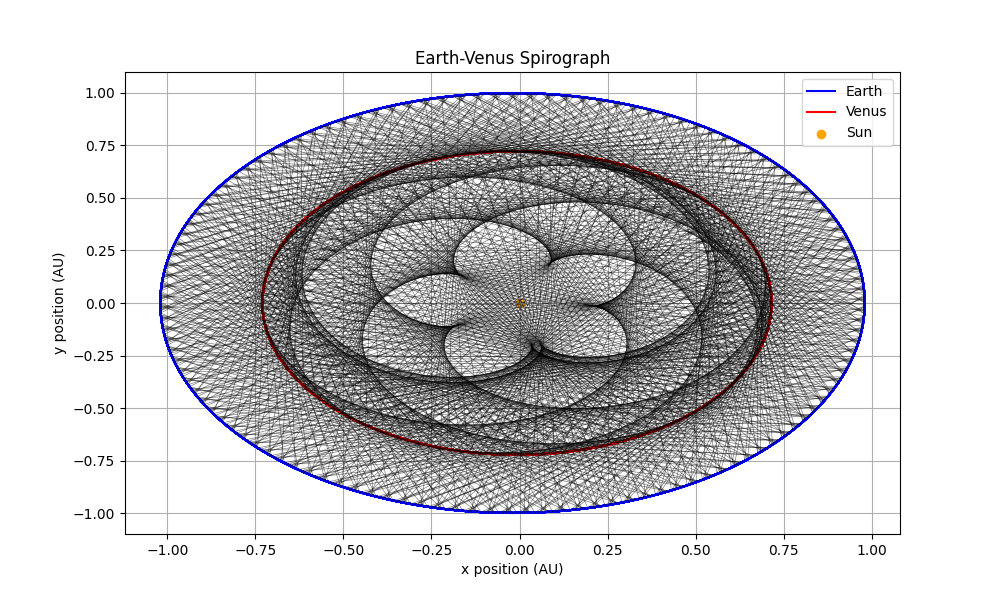

Write Python code to recreate this figure.
import numpy as np
import matplotlib.pyplot as plt

earth_a = 1
earth_e = 0.02
venus_a = 0.723
venus_e = 0.01

earth_P = (earth_a ** 3) ** 0.5
venus_P = (venus_a ** 3) ** 0.5

years = 10*earth_P
days_per_year = 365
time_step = years*365/1234
total_steps = int(years * days_per_year / time_step)

earth_x_positions = np.zeros(total_steps)
earth_y_positions = np.zeros(total_steps)
venus_x_positions = np.zeros(total_steps)
venus_y_positions = np.zeros(total_steps)

earth_theta = 0
venus_theta = 0

lines_x = []
lines_y = []

for i in range(total_steps):
    earth_theta_rad = np.deg2rad(earth_theta)
    venus_theta_rad = np.deg2rad(venus_theta)

    earth_r = (earth_a * (1 - earth_e ** 2)) / (1 + earth_e * np.cos(earth_theta_rad))
    venus_r = (venus_a * (1 - venus_e ** 2)) / (1 + venus_e * np.cos(venus_theta_rad))

    earth_x = earth_r * np.cos(earth_theta_rad)
    earth_y = earth_r * np.sin(earth_theta_rad)
    venus_x = venus_r * np.cos(venus_theta_rad)
    venus_y = venus_r * np.sin(venus_theta_rad)

    earth_x_positions[i] = earth_x
    earth_y_positions[i] = earth_y
    venus_x_positions[i] = venus_x
    venus_y_positions[i] = venus_y

    lines_x.append([earth_x, venus_x])
    lines_y.append([earth_y, venus_y])

    earth_theta += 360 * time_step / days_per_year
    venus_theta += 360 * time_step / (days_per_year * (venus_P / earth_P))

plt.figure(figsize=(10, 6))
plt.plot(earth_x_positions, earth_y_positions, color='blue', label='Earth')
plt.plot(venus_x_positions, venus_y_positions, color='red', label='Venus')
for line_x, line_y in zip(lines_x, lines_y):
    plt.plot(line_x, line_y, color="black", linewidth=0.5, alpha=0.5)
plt.scatter([0], [0], color="orange", marker="o", label="Sun")
plt.xlabel("x position (AU)")
plt.ylabel("y position (AU)")
plt.title("Earth-Venus Spirograph")
plt.legend()
plt.grid(True)
plt.xlim(-1, 1)  # Limit x axis to -1 to 1 AU
plt.ylim(-1, 1)  # Limit y axis to -1 to 1 AU
plt.axis('equal')  # Set the x-y ratio to 1:1
plt.show()
